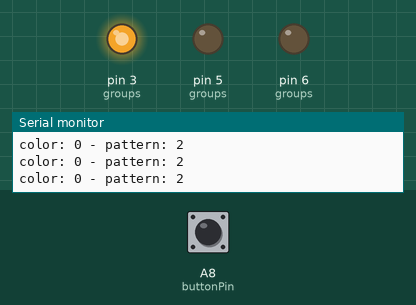
A sketch run on a simulated Arduino Mega 2560, built with avr-gcc and run on an emulated ATmega2560. Shown: output pins drawn as LEDs (lit = HIGH), the last lines printed to the serial monitor. Inputs (shaded band) come from the test bench; at power-on: A8 (buttonPin) LOW. Random numbers use the default seed unless the sketch sets one.

Above: at 0.72 s.
1.3 s: A8 (buttonPin) pulled HIGH for 3.2 s
At 3.2 s:
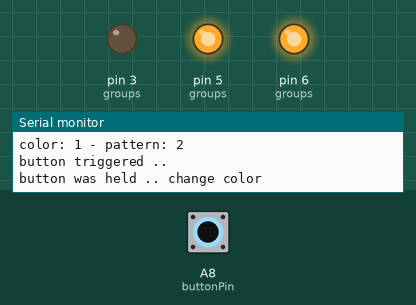
6.0 s: A8 (buttonPin) pulled HIGH for 1 s
At 7.6 s:
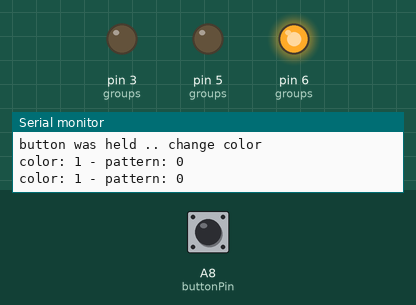
8.5 s: A8 (buttonPin) pulled HIGH for 3.2 s
At 11.8 s:
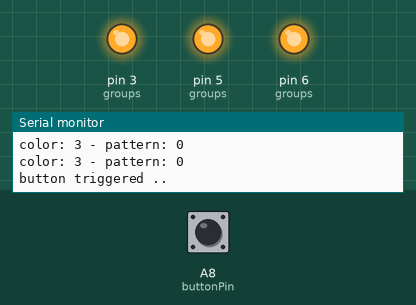
13.7 s: A8 (buttonPin) pulled HIGH for 0.15 s
16.8 s: A8 (buttonPin) pulled HIGH for 3.2 s
21.5 s: A8 (buttonPin) pulsed HIGH 2 times (0.12 s each, 0.3 s apart)
At 23.11 s:
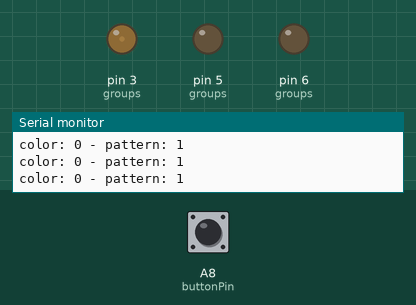
Timing chart, 0 to 25.5 s (numbered marks = the images above; inputs shaded):
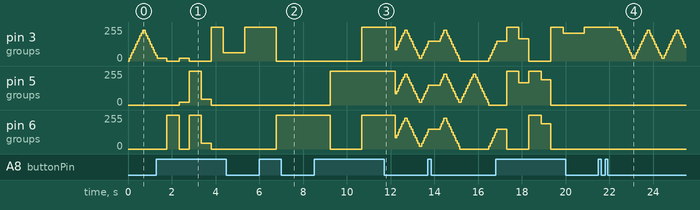

The sketch:

rgbctrl_mega.ino
```cpp
/*
  RGB Light controller
  Control a 4-wire RGB device, using a button to change colors and patterns

*/
int selectedColor = 0;
int selectedPattern = 2;

static int buttonPin = A8;
static int buttonHold = 500; // time duration in ms to declare button held
static int defaultDelay = 50;
static int groups[][3] = {
  {3, 6, 5}
};
static int patterns[] {
  500,  //Constant on
  60,   //Pulse
  60,   //Rainbow Fade
};
static int colors[][3] {
  {255, 0,   0},    //red
  {0,   255, 0},    //green
  {0,   0,   255},  //blue
  {255, 255, 255},  //white
  {255, 255, 0},    //yellow
  {255, 0,   255},  //purple
  {0,   255, 255},  //cyan
};
static int groupsLen = (sizeof(groups) / 3) / sizeof(int);
static int patternsLen = sizeof(patterns) / sizeof(int);
static int colorsLen = (sizeof(colors) / 3) / sizeof(int);

void setup() {
  for (int i = 0; i < groupsLen; i++) {
    for (int x = 0; x < 3; x++) {
      pinMode(groups[i][x], OUTPUT);
    }
  }
  Serial.begin(9600);
}

void loop() {
  performPattern();
  buttonWork();
  if (debug) {
    debug();
  }
  delay(patterns[selectedPattern]);
}

void performPattern() {
  switch (selectedPattern) {
    case 0: // Constant on
      activateColor();
      break;
    case 1: // Pulse
      pulse();
      break;
    case 2: // Rainbow Fade
      rainbow();
      break;
  }
}

static int pulseIncr = 12;
boolean pulseAscend = true;
int pulseBlend[16][3];
int pulsePosition = 0;
int pulseColor = -1;
void pulse() {
  //setup
  if (pulseColor != selectedColor) {
    pulseColor = selectedColor;
    for (int i = 0; i < pulseIncr; i++) {
      for (int x = 0; x < 3; x++) {
        pulseBlend[i][x] = (colors[selectedColor][x] / pulseIncr) * i;
      }
    }
  }

  activateColor(pulseBlend[pulsePosition]);
  if (pulseAscend) {
    if ((pulsePosition + 1) == pulseIncr) {
      pulseAscend = false;
    } else {
      pulsePosition++;
    }
  } else {
    if (pulsePosition == 1) { // set to 1, so light never goes completely off
      pulseAscend = true;
    } else {
      pulsePosition--;
    }
  }
}

static boolean rainbowRandom = true;
boolean rainbowSwitch = false;
void rainbow() {
  if (!pulseAscend && !rainbowSwitch) {
    rainbowSwitch = true;
  }
  if (pulseAscend && rainbowSwitch) {
    if (rainbowRandom) {
      randomColor();
    } else {
      nextColor();
    }
    rainbowSwitch = false;
  }
  pulse();
}

void buttonWork() {
  int btnStatus = digitalRead(buttonPin);

  if (btnStatus == HIGH) {
    if (debug) {
      Serial.println("button triggered .. ");
    }
    delay(buttonHold - defaultDelay);

    // button was held
    if (btnStatus == digitalRead(buttonPin)) {
      Serial.println("button was held .. change color"); // DEBUG
      //change color
      nextColor();
      activateColor();
      delay(500); // time to let go of button

      //button was not held for the set duration
    } else {
      Serial.println("button was NOT held .. change pattern"); // DEBUG
      //change pattern
      selectedPattern = ((selectedPattern + 1) == patternsLen) ? 0 : selectedPattern + 1;
    }

    debug();
  }
}

void randomColor() {
  int p = selectedColor;
  selectedColor = random(colorsLen - 1);
  if (selectedColor == p) { // prevent two in a rows
    return randomColor();
  }
}

void nextColor() {
  selectedColor = ((selectedColor + 1) == colorsLen) ? 0 : selectedColor + 1;
}

void prevColor() {
  selectedColor = ((selectedColor - 1) == -1) ? colorsLen - 1 : selectedColor - 1;
}

void activateColor() {
  for (int i = 0; i < groupsLen; i++) {
    activateColor(i);
  }
}

void activateColor(int color[]) {
  for (int i = 0; i < groupsLen; i++) {
    activateColor(i, color);
  }
}

void activateColor(int grp) {
  activateColor(grp, { colors[selectedColor] });
}

void activateColor(int grp, int color[]) {
  for (int i = 0; i < 3; i++) {
    analogWrite(groups[grp][i], color[i]);
  }
}

void debug() {
  Serial.print("color: ");
  Serial.print(selectedColor);
  Serial.print(" - pattern: ");
  Serial.println(selectedPattern);
}
```

Measured:
- after the input at 6.0 s, pin 3 (groups): 255/255 → 0/255 after 0.78 s; pin 6 (groups): 0/255 → 255/255 after 0.78 s
